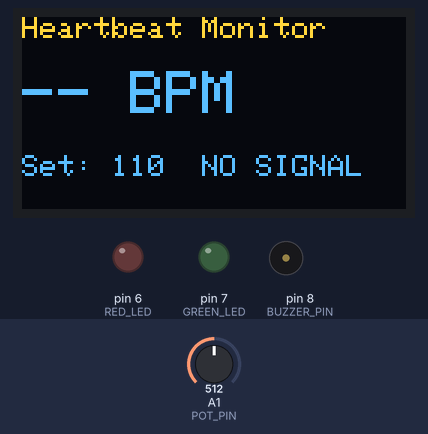
The sketch below on a simulated Arduino Uno, built with avr-gcc and run on an emulated ATmega328P. Parts: 128×64 one-colour display, output pins drawn as LEDs (lit = HIGH), buzzer (waves = sounding). Inputs (shaded band) come from the test bench; at power-on: A1 (POT_PIN) = 512. The OLED is the two-colour kind (top 16 rows yellow); random numbers use the default seed unless the sketch sets one; what the sketch prints to the serial monitor is not drawn.

Above: at 1.3 s.
1.4 s: A1 (POT_PIN) set to 0
At 3.3 s:
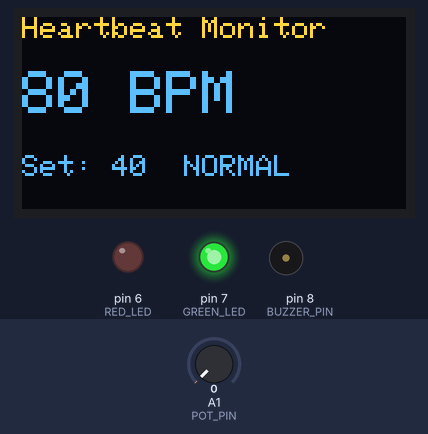
4.1 s: A1 (POT_PIN) set to 149
At 6.0 s:
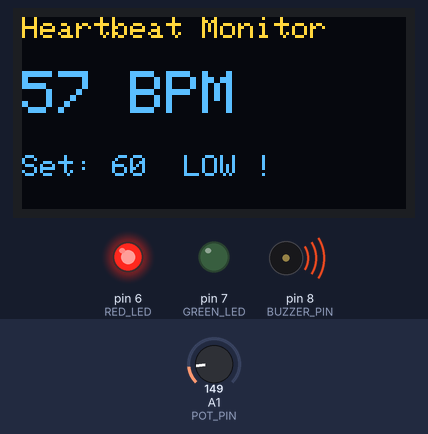
6.9 s: A1 (POT_PIN) set to 178
At 8.4 s:
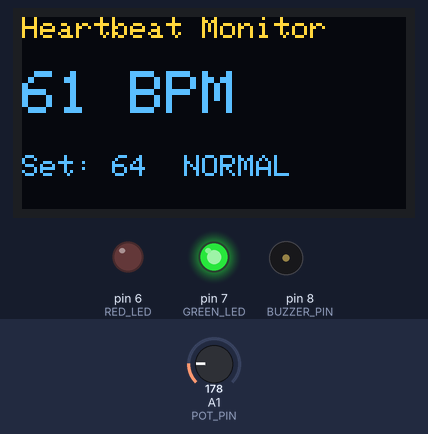
8.7 s: A1 (POT_PIN) set to 456
At 9.93 s:
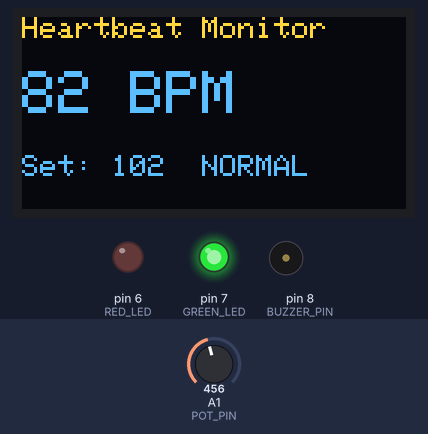
10.5 s: A1 (POT_PIN) set to 481
At 12.9 s:
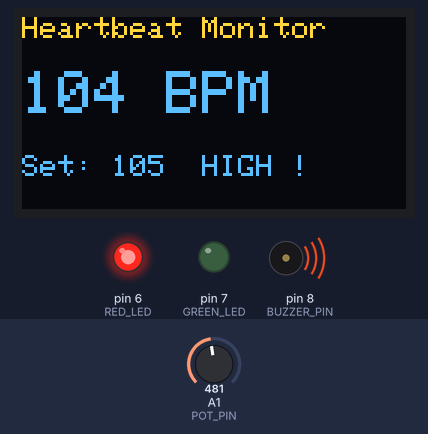
Timing chart, 0 to 13.4 s (numbered marks = the images above; inputs shaded):
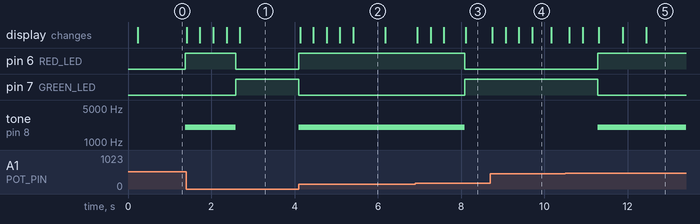

Measured:
- the behaviour switches between 161 and 162 on A1 (POT_PIN) (found by bisection; images 2 and 3)
- the behaviour switches between 473 and 474 on A1 (POT_PIN) (found by bisection; images 4 and 5)
- after the input at 1.4 s, pin 6 (RED_LED): HIGH → LOW after 1.2 s; pin 7 (GREEN_LED): LOW → HIGH after 1.2 s; tone on pin 8 (BUZZER_PIN): 2000 Hz → silent after 1.2 s
- after the input at 6.9 s, pin 6 (RED_LED): HIGH → LOW after 1.2 s; pin 7 (GREEN_LED): LOW → HIGH after 1.2 s; tone on pin 8 (BUZZER_PIN): 2000 Hz → silent after 1.2 s
- what the display in image 2 shows lasts 0.8 s, from 5.4 s to 6.2 s
- what the display in image 4 shows lasts 0.5 s, from 9.7 s to 10.2 s

The sketch:

AlertSystem.ino
```cpp
/*
 * AlertSystem.ino - Threshold evaluation + actuator control.
 *
 * Decision logic (educational demonstration only, NOT medical advice):
 *   NO_SIGNAL : no beat detected for BEAT_TIMEOUT_MS
 *   LOW_RATE  : BPM <  LOW_THRESHOLD_BPM   -> Red LED + Buzzer
 *   HIGH_RATE : BPM >  HIGH_THRESHOLD_BPM  -> Red LED + Buzzer
 *   NORMAL    : LOW <= BPM <= HIGH         -> Green LED
 */
#include "Heartbeat.h"

Status evaluateStatus(int bpm, bool lost) {
  if (lost || bpm <= 0) return NO_SIGNAL;
  if (bpm <  LOW_THRESHOLD_BPM) return LOW_RATE;
  if (bpm >  HIGH_THRESHOLD_BPM) return HIGH_RATE;
  return NORMAL;
}

void applyAlert(Status s) {
  /* Default: everything off */
  digitalWrite(GREEN_LED, LOW);
  digitalWrite(RED_LED,   LOW);
  noTone(BUZZER_PIN);

  switch (s) {
    case NORMAL:
      digitalWrite(GREEN_LED, HIGH);
      break;

    case LOW_RATE:
    case HIGH_RATE:
      digitalWrite(RED_LED, HIGH);
      tone(BUZZER_PIN, 2000);   /* continuous 2 kHz alert tone */
      break;

    case NO_SIGNAL:
    default:
      /* Both LEDs off, buzzer silent */
      break;
  }
}
```

DisplayModule.ino
```cpp
/*
 * DisplayModule.ino - OLED (SSD1306, 128x64, I2C) output module.
 *
 * Shows the current BPM, the knob "Set:" point (sim regulator), and status.
 * Falls back gracefully if the display is not detected.
 */
#include "Heartbeat.h"
#include <Wire.h>
#include <Adafruit_GFX.h>
#include <Adafruit_SSD1306.h>

#define SCREEN_W 128
#define SCREEN_H 64
#define OLED_ADDR 0x3C

static Adafruit_SSD1306 display(SCREEN_W, SCREEN_H, &Wire, -1);

void displayInit(void) {
  Wire.begin();
  if (!display.begin(SSD1306_SWITCHCAPVCC, OLED_ADDR)) {
    /* Display not found - continue without it */
    return;
  }
  display.clearDisplay();
  display.display();
}

void updateDisplay(int bpm, int setpoint, Status s) {
  display.clearDisplay();
  display.setTextColor(SSD1306_WHITE);

  display.setTextSize(1);
  display.setCursor(0, 0);
  display.println("Heartbeat Monitor");

  display.setTextSize(2);
  display.setCursor(0, 18);
  if (s == NO_SIGNAL) {
    display.println("-- BPM");
  } else {
    display.print(bpm);
    display.println(" BPM");
  }

  display.setTextSize(1);
  display.setCursor(0, 46);
  if (setpoint >= 0) {
    display.print("Set: ");
    display.print(setpoint);
    display.print("  ");
  }
  switch (s) {
    case NORMAL:    display.println("NORMAL"); break;
    case LOW_RATE:  display.println("LOW !");  break;
    case HIGH_RATE: display.println("HIGH !"); break;
    case NO_SIGNAL: display.println("NO SIGNAL"); break;
  }
  display.display();
}
```

Heartbeat.h
```cpp
/*
 * Heartbeat.h - Shared types, helpers and function prototypes.
 * Included by every .ino tab so the Arduino build (which concatenates all
 * tabs into one translation unit) always has declarations available.
 */
#ifndef HEARTBEAT_H
#define HEARTBEAT_H

#include <Arduino.h>
#include "Config.h"

/* Status of the monitoring system */
enum Status {
  NO_SIGNAL = 0,
  LOW_RATE  = 1,
  NORMAL    = 2,
  HIGH_RATE = 3
};

/* Global state shared between modules */
extern int  g_currentBPM;
extern bool g_signalLost;
extern int  g_targetBPM;   /* knob setpoint in sim mode (-1 = n/a) */

/* Small float absolute value (avoids pulling in <math.h>) */
static inline float myAbs(float x) { return (x < 0.0f) ? -x : x; }

/* ---- Module prototypes ---- */
int  getPulseSample(void);                       /* PulseSensor.ino   */
int  computeBPM(int sample, unsigned long now);  /* BPMCalculator.ino */
Status evaluateStatus(int bpm, bool lost);       /* AlertSystem.ino   */
void   applyAlert(Status s);                     /* AlertSystem.ino   */
void   displayInit(void);                         /* DisplayModule.ino */
void   updateDisplay(int bpm, int setpoint, Status s); /* DisplayModule.ino */

#endif /* HEARTBEAT_H */
```

HeartbeatMonitor.ino
```cpp
/*
 * HeartbeatMonitor.ino - Main firmware (Arduino UNO / ESP32).
 *
 * Flow:
 *   read pulse sample -> detect beats -> compute BPM -> evaluate status
 *   -> drive buzzer/LEDs -> update OLED -> print to Serial Monitor.
 *
 * EDUCATIONAL PROTOTYPE - NOT A MEDICAL DEVICE.
 * Author: Harsha K S
 */
#include "Heartbeat.h"

void setup() {
  Serial.begin(9600);
  while (!Serial) { /* wait for serial (ESP32) */ }

  pinMode(BUZZER_PIN, OUTPUT);
  pinMode(GREEN_LED, OUTPUT);
  pinMode(RED_LED,   OUTPUT);
  digitalWrite(BUZZER_PIN, LOW);
  digitalWrite(GREEN_LED, LOW);
  digitalWrite(RED_LED,   LOW);

#if !USE_SIMULATED_PULSE
  pinMode(SENSOR_PIN, INPUT);
#endif

  displayInit();

  Serial.println("========================================");
  Serial.println(" Heartbeat Monitor with Alert System");
  Serial.println(" Educational prototype - NOT a medical device");
#if USE_SIMULATED_PULSE
  Serial.print(" Mode: SIMULATED pulse @ ");
  Serial.print(SIM_TARGET_BPM);
  Serial.println(" BPM");
#else
  Serial.println(" Mode: REAL Pulse Sensor on A0");
#endif
  Serial.println("========================================");
}

void loop() {
  int sample = getPulseSample();
  unsigned long now = millis();

  computeBPM(sample, now);
  Status s = evaluateStatus(g_currentBPM, g_signalLost);
  applyAlert(s);
  updateDisplay(g_currentBPM, g_targetBPM, s);

  /* Throttled Serial output (every 500 ms) */
  static unsigned long lastPrint = 0;
  if (now - lastPrint > 500) {
    lastPrint = now;
    Serial.print("BPM: ");
    Serial.print(g_currentBPM);
    if (g_targetBPM >= 0) { Serial.print("  Set: "); Serial.print(g_targetBPM); }
    Serial.print("  Status: ");
    switch (s) {
      case NORMAL:    Serial.println("NORMAL"); break;
      case LOW_RATE:  Serial.println("LOW");    break;
      case HIGH_RATE: Serial.println("HIGH");   break;
      default:        Serial.println("NO SIGNAL"); break;
    }
  }

  delay(4);   /* ~250 Hz sampling -> less beat-time jitter */
}
```

PulseSensor.ino
```cpp
/*
 * PulseSensor.ino - Signal acquisition module.
 *
 * In simulation mode it produces a smooth synthetic PPG (photoplethysmograph)
 * style waveform: a sharp systolic peak followed by a smaller dicrotic wave,
 * with mild noise. The shape mirrors what a real Pulse Sensor outputs, so the
 * exact same beat-detection pipeline is exercised in both modes.
 *
 * When USE_POT_CONTROL is enabled, a potentiometer (Wokwi "regulator") sets
 * the target BPM in real time; the reading is low-pass filtered for stability.
 *
 * In real-hardware mode it simply reads the analog Pulse Sensor pin.
 */
#include "Heartbeat.h"

int g_targetBPM = -1;

int getPulseSample(void) {
#if USE_SIMULATED_PULSE
  static unsigned long startMs = 0, lastMs = 0;
  static float phaseFrac = 0.0f;
  static float potSmoothed = -1.0f;
  if (startMs == 0) { startMs = millis(); lastMs = millis(); }

  unsigned long now = millis();
  unsigned long dt  = now - lastMs; lastMs = now;
  if (dt == 0) dt = 1;

  int target = SIM_TARGET_BPM;
#if USE_POT_CONTROL
  int raw = analogRead(POT_PIN);                       // 0..1023 from knob
  if (potSmoothed < 0) potSmoothed = raw;
  else potSmoothed = potSmoothed * 0.8f + raw * 0.2f;  // low-pass the knob
  target = map((int)potSmoothed, 0, 1023, POT_BPM_MIN, POT_BPM_MAX);
#endif
  g_targetBPM = target;

  float period = 60000.0f / (float)target;
  phaseFrac += (float)dt / period;
  if (phaseFrac >= 1.0f) phaseFrac -= 1.0f;

  float v = 512.0f;
  float dx  = phaseFrac - 0.15f; if (myAbs(dx)  < 0.06f) v += 350.0f * (1.0f - myAbs(dx)  / 0.06f);
  float dx2 = phaseFrac - 0.40f; if (myAbs(dx2) < 0.06f) v += 120.0f * (1.0f - myAbs(dx2) / 0.06f);
  v += (float)(random(0, 17) - 8);                    // smaller noise -> less jitter
  return (int)constrain(v, 0, 1023);
#else
  g_targetBPM = -1;
  return analogRead(SENSOR_PIN);
#endif
}
```

Config.h
```cpp
#ifndef CONFIG_H
#define CONFIG_H

/* 1. Simulation vs Real Hardware */
#define USE_SIMULATED_PULSE 1
#define SIM_TARGET_BPM 75

/* 1b. Manual regulator (potentiometer) - Wokwi sim only */
#define USE_POT_CONTROL 1      // 1 = knob sets BPM; 0 = fixed SIM_TARGET_BPM
#define POT_PIN A1
#define POT_BPM_MIN 40         // knob left  -> 40 BPM (LOW alert)
#define POT_BPM_MAX 180        // knob right -> 180 BPM (HIGH alert)

/* 2. Pin assignment (Arduino UNO) */
#define SENSOR_PIN A0
#define BUZZER_PIN 8
#define GREEN_LED  7
#define RED_LED    6

/* 3. Educational alert thresholds (NOT medical advice) */
#define LOW_THRESHOLD_BPM  60
#define HIGH_THRESHOLD_BPM 100

/* 4. Algorithm tuning */
#define MIN_BEAT_INTERVAL_MS 300
#define BEAT_TIMEOUT_MS     3000
#define BPM_SMOOTH 0.5f       // per-beat EMA (higher = faster, a bit noisier)

#endif
```

BPMCalculator.ino
```cpp
/*
 * BPMCalculator.ino - Heartbeat detection + BPM calculation module.
 *
 * Algorithm (works for both synthetic and real Pulse Sensor signals):
 *   1. Maintain a slow EMA baseline of the signal.
 *   2. Track a decaying peak-hold value.
 *   3. Adaptive threshold = baseline + 0.55 * (peakHold - baseline).
 *   4. When the signal crosses the threshold upward (and a minimum beat
 *      interval has passed), register a beat and record the time.
 *   5. BPM = 60000 / (ms between consecutive beats), smoothed with a
 *      per-beat EMA (BPM_SMOOTH) for fast yet stable response.
 */
#include "Heartbeat.h"

/* Internal state */
static float baseline     = 512.0f;
static int   peakHold     = 512;
static unsigned long lastBeatTime = 0;
static bool  beatInProgress = false;

/* Shared globals */
int  g_currentBPM = 0;
bool g_signalLost = true;

int computeBPM(int sample, unsigned long now) {
  /* Slow baseline tracking */
  baseline = baseline * 0.95f + sample * 0.05f;

  /* Peak-hold with slow decay */
  if (sample > peakHold) peakHold = sample;
  else peakHold = (int)((float)peakHold * 0.999f);

  int threshold = (int)(baseline + ((float)peakHold - baseline) * 0.55f);

  if (!beatInProgress) {
    if (sample > threshold &&
        (now - lastBeatTime) > (unsigned long)MIN_BEAT_INTERVAL_MS) {
      if (lastBeatTime > 0) {
        unsigned long interval = now - lastBeatTime;
        if (interval > 0 && interval < 2000) {
          int instBpm = (int)(60000.0f / (float)interval);
          if (g_currentBPM == 0) g_currentBPM = instBpm;
          else g_currentBPM = (int)((float)g_currentBPM * (1.0f - BPM_SMOOTH)
                                  + (float)instBpm * BPM_SMOOTH);
        }
      }
      lastBeatTime = now;
      beatInProgress = true;
      g_signalLost = false;
    }
  } else {
    /* Hysteresis: wait until signal falls well below threshold */
    if (sample < threshold - 25) beatInProgress = false;
  }

  /* Signal-loss detection */
  if ((now - lastBeatTime) > (unsigned long)BEAT_TIMEOUT_MS) {
    g_signalLost = true;
    g_currentBPM = 0;
  }

  return g_currentBPM;
}
```
